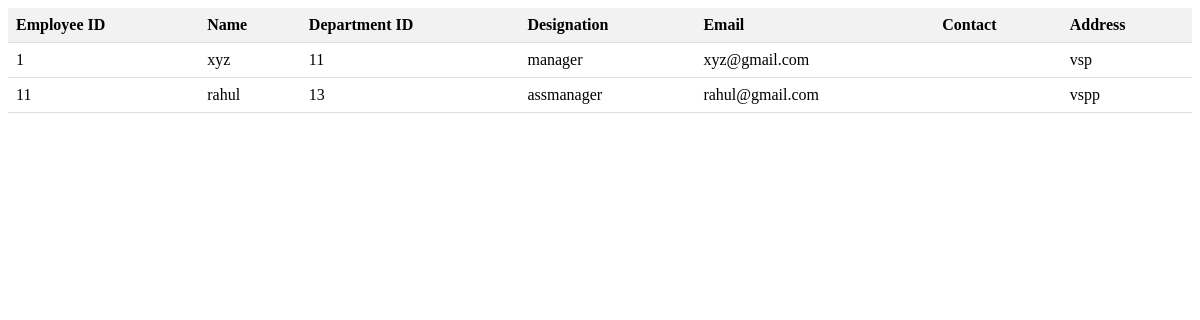
Page /employees on the earlier database version.
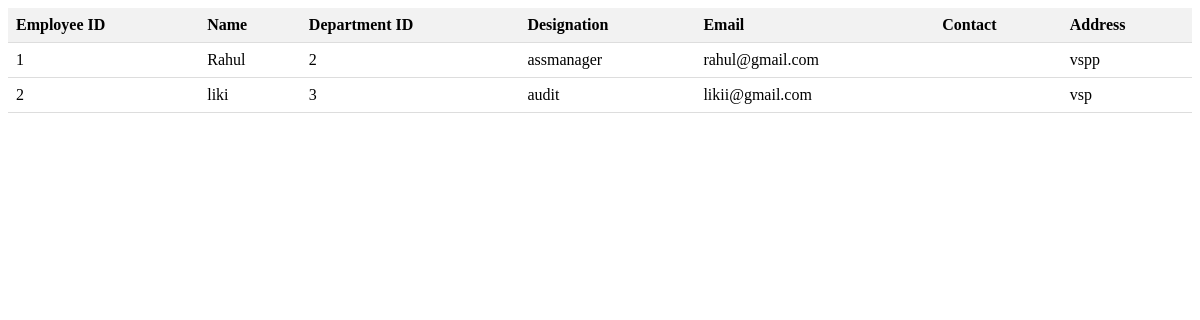
Same page on the later database version.
### tables this page shows
CREATE TABLE emp_details(empid int primary key,empname varchar(30),deptid int,designation varchar(30),email varchar(30),contactnum int,address varchar(30));

### app.py (the view)
@app.route('/employees',methods = ['GET','POST'])
def show_employees():
  emp = Employee()
  data = emp.show_employees()
  return render_template('show_employee.html',employees = data)

### empdetails.py (called while the page is built)
    def show_employees(self):
        conn = sqlite3.connect('pms.db')
        cur = conn.cursor()
        cur.execute('select * from emp_details')
        data = []
        for i in cur.fetchall():
            context = {}
            context['eid'] = i[0]
            context['ename'] = i[1]
            context['deptid'] = i[2]
            context['designation'] = i[3]
            context['email'] = i[4]
            context['contactnum'] = i[5]
            context['address'] = i[6]
            data.append(context)
        return(data)

### templates/show_employee.html (shortened to what this page needs)
<!DOCTYPE html>
<html>
<head>
</head>
<body>
    <table>
        <thead>
            <tr>
                <th>Employee ID</th>
                <th>Name</th>
                <th>Department ID</th>
                <th>Designation</th>
                <th>Email</th>
                <th>Contact</th>
                <th>Address</th>
            </tr>
        </thead>
        <tbody>
            {% for employee in employees %}
                <tr>
                    <td>{{ employee.eid }}</td>
                    <td>{{ employee.ename }}</td>
                    <td>{{ employee.deptid }}</td>
                    <td>{{ employee.designation }}</td>
                    <td>{{ employee.email }}</td>
                    <td>{{ employee.contactum }}</td>
                    <td>{{ employee.address }}</td>
                </tr>
            {% endfor %}
        </tbody>
    </table>
</body>
</html>

### templates/show_employee.html (style rules this page uses)
table { border-collapse: collapse; width: 100%; }
th, td { padding: 8px; text-align: left; border-bottom: 1px solid #ddd; }
th { background-color: #f2f2f2; }

Differences in the rows shown:
removed emp_details: eid "11", ename "rahul", deptid "13", designation "assmanager", email "rahul@gmail.com", address "vspp"
changed emp_details id 1: ename "xyz" → "Rahul"; deptid "11" → "2"; designation "manager" → "assmanager"; email "xyz@gmail.com" → "rahul@gmail.com"; address "vsp" → "vspp"
added emp_details: eid "2", ename "liki", deptid "3", designation "audit", email "likii@gmail.com", address "vsp"
